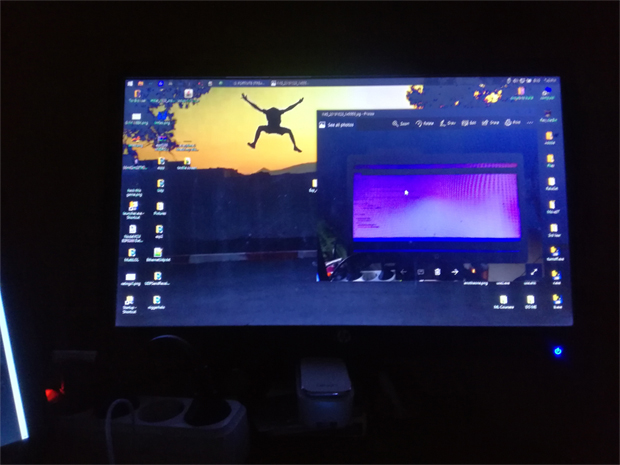
#> input picture one.jpg, 620 x 465 px, given in place of vid.mp4, which was not available
$ python irlbot.py
#> lines starting #> are read from the running program, lines starting #| are printed output that depends on the picture; after the words box and inside, x2 and y2 are one past the last pixel; in counts of white or black regions, pixels touching at a corner belong together; pictures that were not available may be replaced by others from this repository, and a replacement may not be noted
#> further down, frames is the input picture: shape (465, 620, 3); mean B, G, R 60.1, 35, 36.7
import cv2
import numpy as np
import imutils
import time
import pyautogui
#blank_image = np.zeros((height,width,3), np.uint8)

def resizer(patient):
    max_dimension = max(patient.shape)
    scale = 700/max_dimension
    lilshit2 = cv2.resize(patient, None, fx=scale, fy=scale)
    return lilshit2

def canny(patient):
    gray = cv2.cvtColor(patient, cv2.COLOR_BGR2GRAY)
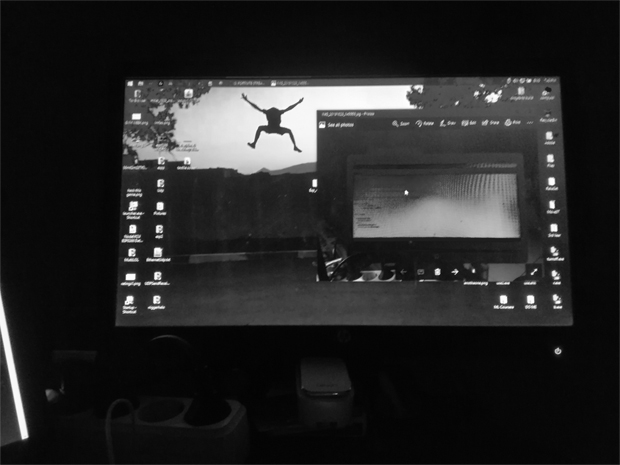
#> gray: shape (465, 620); min 2, max 255, mean 38.4
    blurred = cv2.GaussianBlur(gray, (7,7), 0)
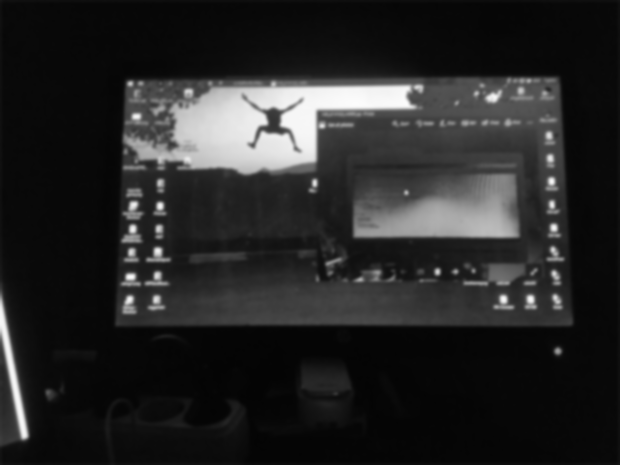
#> blurred: shape (465, 620); min 4, max 252, mean 38.3
    thresh = cv2.threshold(blurred, 60, 255, cv2.THRESH_BINARY)[1]
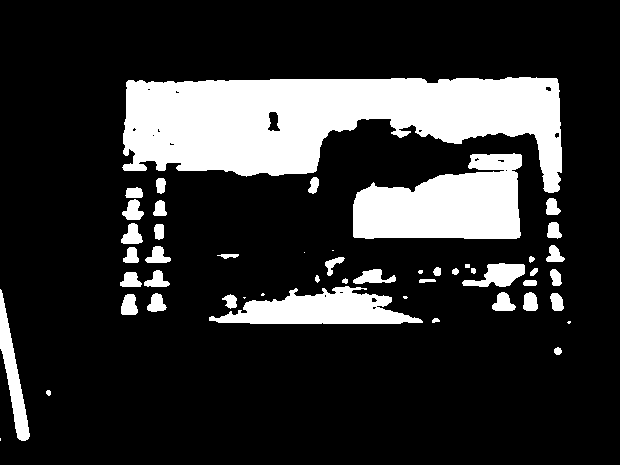
#> thresh: shape (465, 620); 19% white; 50 white regions (8 under 20 px)
    return thresh

def region_of_interest(image):
    height = image.shape[0]
    width = image.shape[1]
    head = 100
    polygons = np.array([
    [(head, 0), (head, height), (width, height), (width, 0)]
    ])
    mask = np.zeros(image.shape, np.uint8) #mask1 = np.zeros_like(image)
    cv2.fillPoly(mask, polygons, 255)
    masked = cv2.bitwise_and(image, mask)
    return masked

def main(frame):
    image = canny(frame)
    contours, _ = cv2.findContours(image.copy(), cv2.RETR_LIST, cv2.CHAIN_APPROX_SIMPLE)
#> contours = 67 contours, 27 with area under 20; largest, box (x1, y1, x2, y2) and area: (122, 77, 562, 193) 31189, (353, 153, 522, 239) 10236, (209, 286, 423, 324) 4469, (0, 289, 30, 441) 1443, (462, 263, 525, 287) 794
    areaArray = []
    for i, c in enumerate(contours):
        area = cv2.contourArea(c)
        areaArray.append(area)
#> this loop made 67 passes
#> area on passes 3, 7, 11, 12, 13, 15, 16, 17, 19, 20, 21, 22: 38, 22.5, 117.5, 255, 168, 217.5, 206.5, 262, 1443, 4469, 61.5, 36.5
#> after the loop, areaArray = 67 values, max 31189 at index 66, min 0 at index 0, mean 793.4

    sorteddata = sorted(zip(areaArray, contours), key=lambda x: x[0], reverse=True)
#> sorteddata = 67 items
    biggest = sorteddata[0][1]
#> biggest = contour of 418 points, box (x1, y1, x2, y2) (122, 77, 562, 193), area 31189
    second_biggest = sorteddata[1][1]
#> second_biggest = contour of 137 points, box (x1, y1, x2, y2) (353, 153, 522, 239), area 10236
    # determine the most extreme points along the contour
    moving_top = tuple(second_biggest[second_biggest[:, :, 0].argmin()][0])
#> moving_top = (353, 204)
    static_top = tuple(biggest[biggest[:, :, 0].argmin()][0])
#> static_top = (122, 167)
    moving_y, moving_x = moving_top
#> moving_y = 353; moving_x = 204
    _, static_x = static_top #min_second_value=380 #max_second_value=400
#> static_x = 167
    mask = np.zeros(image.shape, np.uint8)
    cv2.drawContours(mask, [biggest], -1, 255, -1)
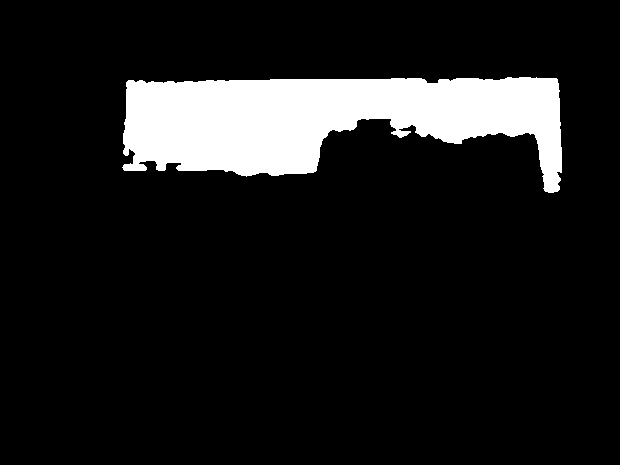
#> mask: shape (465, 620); 11% white; 1 white region, box (x1, y1, x2, y2) and area: (122, 77, 562, 193) 31825
    cv2.drawContours(mask, [second_biggest], -1, 255, -1)
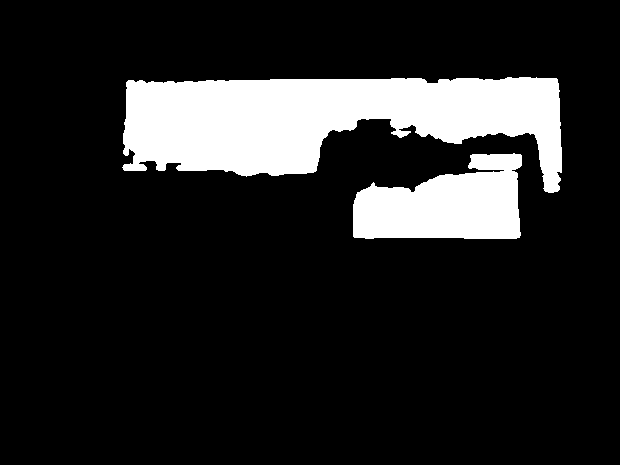
#> mask: shape (465, 620); 14.7% white; 2 white regions, box (x1, y1, x2, y2) and area: (122, 77, 562, 193) 31825, (353, 153, 522, 239) 10514

    resized_and_cropped = region_of_interest(resizer(mask))
#> in region_of_interest, `height = image.shape[0]`: height = 525
#> in region_of_interest, `polygons = np.array([ [(head, 0), (head, height), (width, height), (wi..`: polygons = [[100, 0], [100, 525], [700, 525], [700, 0]]
#> in region_of_interest, `cv2.fillPoly(mask, polygons, 255)`:
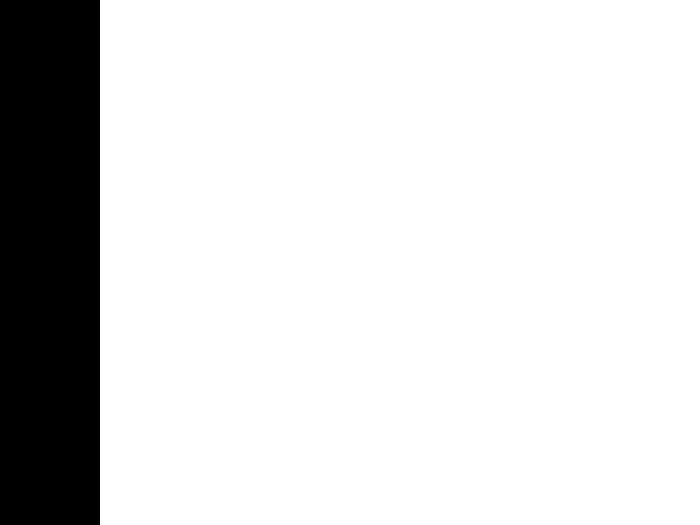
#> mask: shape (525, 700); 85.7% white; 1 black region, box (x1, y1, x2, y2) and area: (0, 0, 100, 525) 52500
    resized_and_cropped_and_rotated = imutils.rotate_bound(resized_and_cropped, 90)
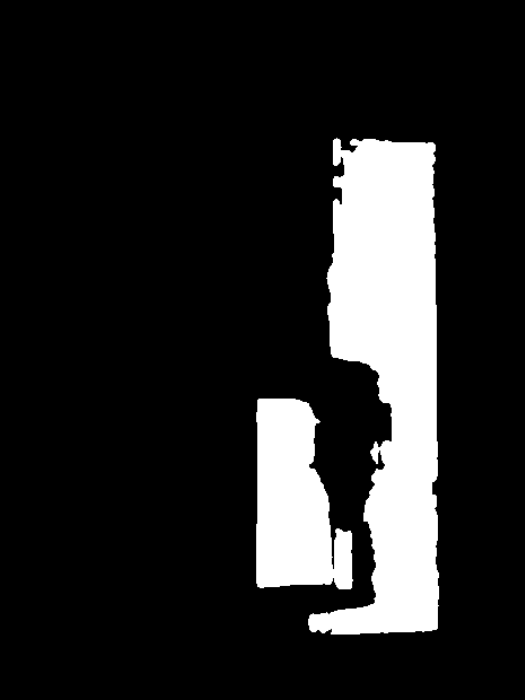
#> resized_and_cropped_and_rotated: shape (700, 525); min 0, max 255, mean 37.4
    gap = 25
    if moving_x > static_x-gap and moving_x < static_x+gap:
        cv2.putText(resized_and_cropped_and_rotated, "tap", (193, 190), cv2.FONT_HERSHEY_SIMPLEX, 0.5, (255, 255, 255), lineType=cv2.LINE_AA)

        # the real shit

        # the real shit

    return resized_and_cropped_and_rotated


vid = cv2.VideoCapture("vid.mp4")
while(vid.isOpened()):
    _, frames = vid.read()

    result = main(frames)
    cv2.imshow("result", result)
    time.sleep(0.055) # 0.055 - enhance me daddy
    if cv2.waitKey(1) == 27:
#> (key Esc is pressed here)
        vid.release()
        cv2.destroyAllWindows()
        break

$ run again, on three.png
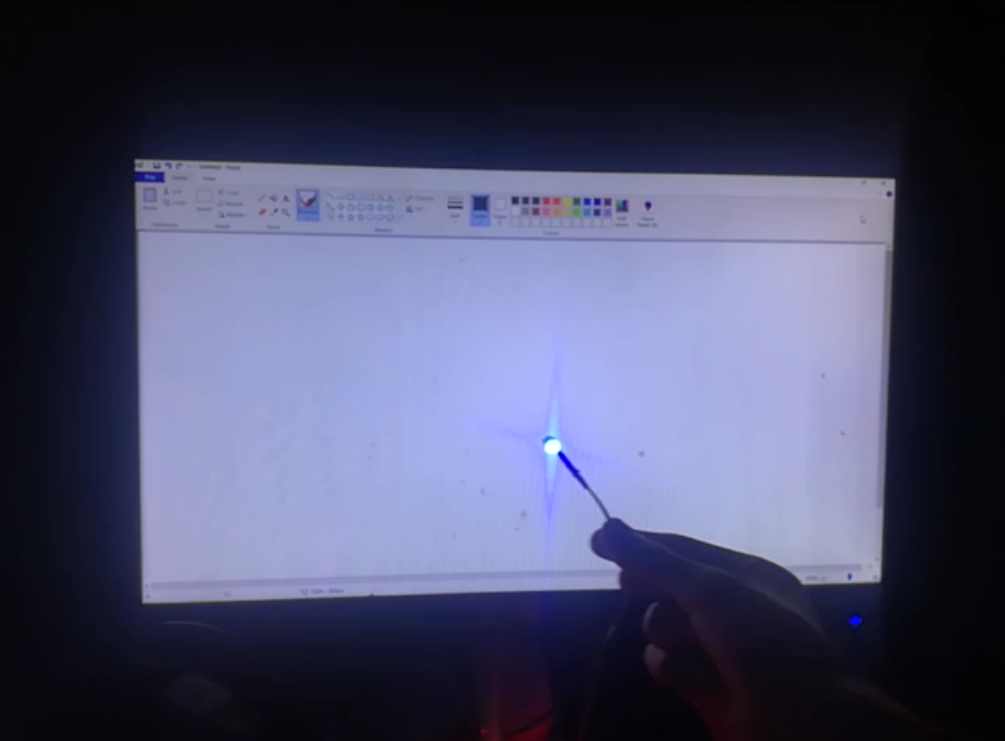
#> input picture three.png, 1005 x 741 px, given in place of vid.mp4, which was not available
#> frames is the input picture: shape (741, 1005, 3); mean B, G, R 102.8, 75, 72.5
#> in canny, `thresh = cv2.threshold(blurred, 60, 255, cv2.THRESH_BINARY)[1]`:
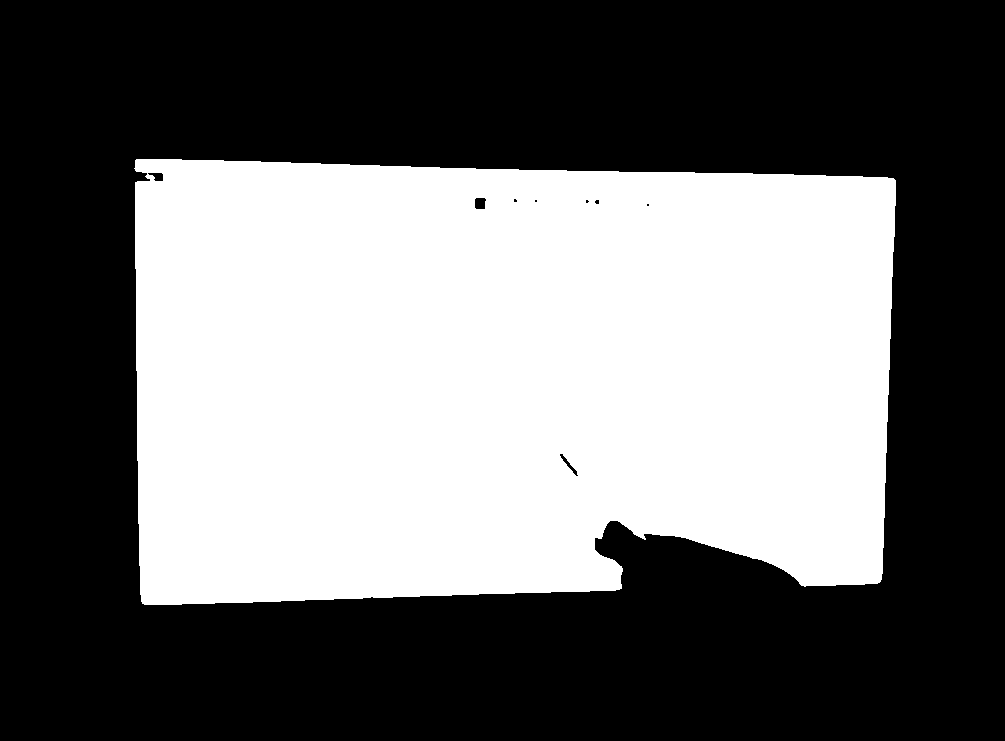
#> thresh: shape (741, 1005); 41.9% white; 1 white region
#> contours = 9 contours, 4 with area under 20; largest, box (x1, y1, x2, y2) and area: (134, 159, 896, 605) 311118, (474, 197, 487, 210) 129, (559, 453, 579, 477) 102, (147, 172, 164, 182) 100, (594, 199, 600, 205) 20
#> the loop in main, `for i, c in enumerate(contours):` made 9 passes
#> area on passes 1, 3, 7, 8, 9: 102.5, 20, 129, 99.5, 311117.5
#> after the loop in main, `for i, c in enumerate(contours):`: areaArray = [102.5, 7, 20, 11, 7, 12.5, 129, 99.5, 311117.5]
#> sorteddata = 9 items
#> biggest = contour of 308 points, box (x1, y1, x2, y2) (134, 159, 896, 605), area 311118
#> second_biggest = contour of 10 points, box (x1, y1, x2, y2) (474, 197, 487, 210), area 129
#> moving_top = (474, 207)
#> static_top = (134, 168)
#> moving_y = 474; moving_x = 207
#> static_x = 168
#> height = 516
#> polygons = [[100, 0], [100, 516], [700, 516], [700, 0]]
#> in main, `resized_and_cropped_and_rotated = imutils.rotate_bound(resized_and_cro..`:
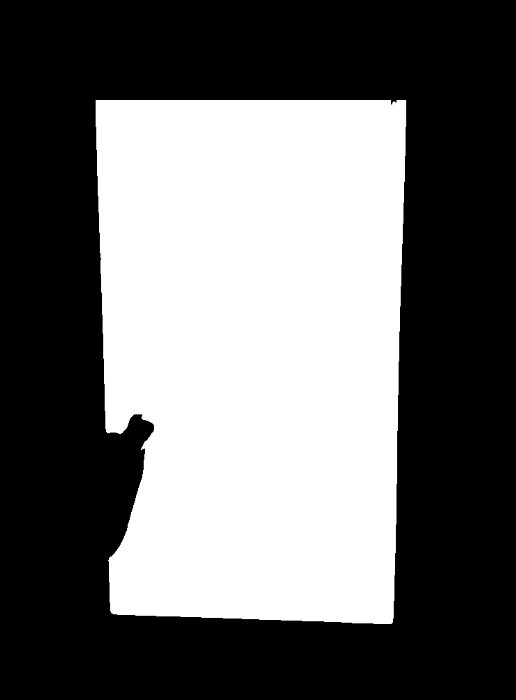
#> resized_and_cropped_and_rotated: shape (700, 516); min 0, max 255, mean 106

$ run again, on two.png
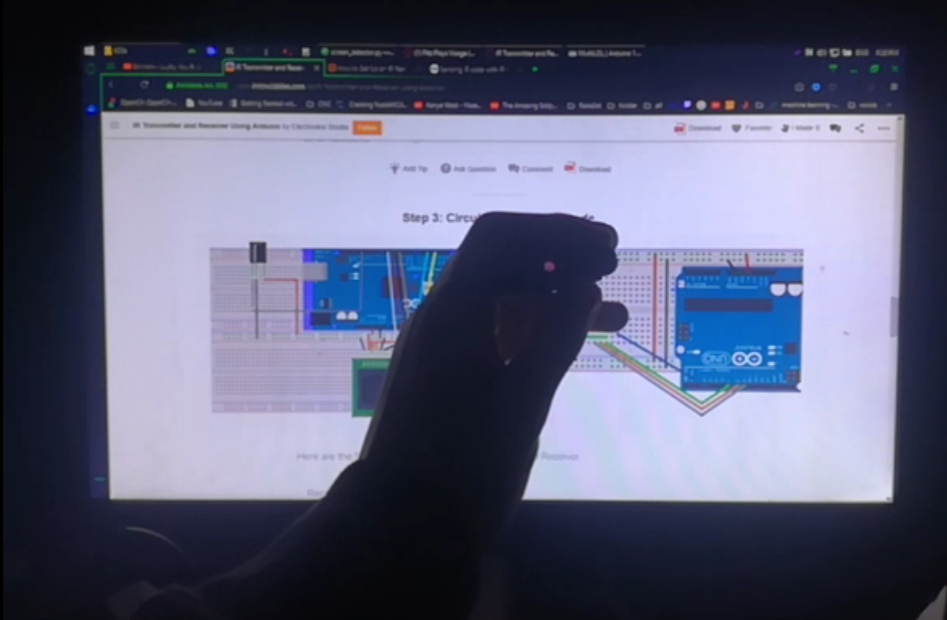
#> input picture two.png, 947 x 620 px, given in place of vid.mp4, which was not available
#> frames is the input picture: shape (620, 947, 3); mean B, G, R 119.4, 94.1, 90.4
#> in canny, `thresh = cv2.threshold(blurred, 60, 255, cv2.THRESH_BINARY)[1]`:
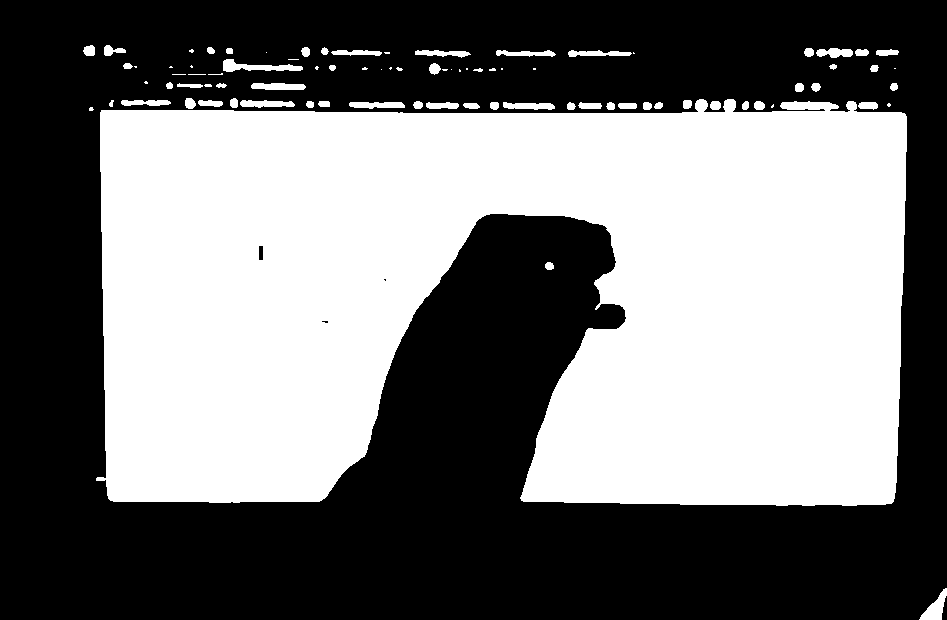
#> thresh: shape (620, 947); 46.2% white; 85 white regions (28 under 20 px)
#> contours = 88 contours, 33 with area under 20; largest, box (x1, y1, x2, y2) and area: (96, 99, 907, 506) 262834, (223, 59, 303, 72) 416, (919, 588, 947, 620) 360, (251, 83, 306, 90) 276, (240, 100, 295, 108) 264
#> the loop in main, `for i, c in enumerate(contours):` made 88 passes
#> area on passes 1, 4, 5, 9, 10, 11, 12, 13: 360.5, 46.5, 73, 86.5, 66, 106.5, 37.5, 50
#> after the loop in main, `for i, c in enumerate(contours):`: areaArray = 88 values, max 262833.5 at index 31, min 0 at index 43, mean 3051.9
#> sorteddata = 88 items
#> biggest = contour of 607 points, box (x1, y1, x2, y2) (96, 99, 907, 506), area 262834
#> second_biggest = contour of 51 points, box (x1, y1, x2, y2) (223, 59, 303, 72), area 416
#> moving_top = (223, 61)
#> static_top = (96, 478)
#> moving_y = 223; moving_x = 61
#> static_x = 478
#> height = 458
#> polygons = [[100, 0], [100, 458], [700, 458], [700, 0]]
#> in main, `resized_and_cropped_and_rotated = imutils.rotate_bound(resized_and_cro..`:
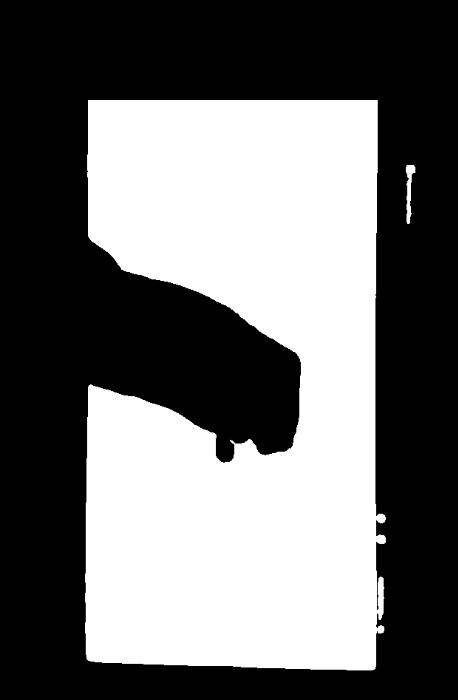
#> resized_and_cropped_and_rotated: shape (700, 458); min 0, max 255, mean 109.6

$ run again, on zdzd.png
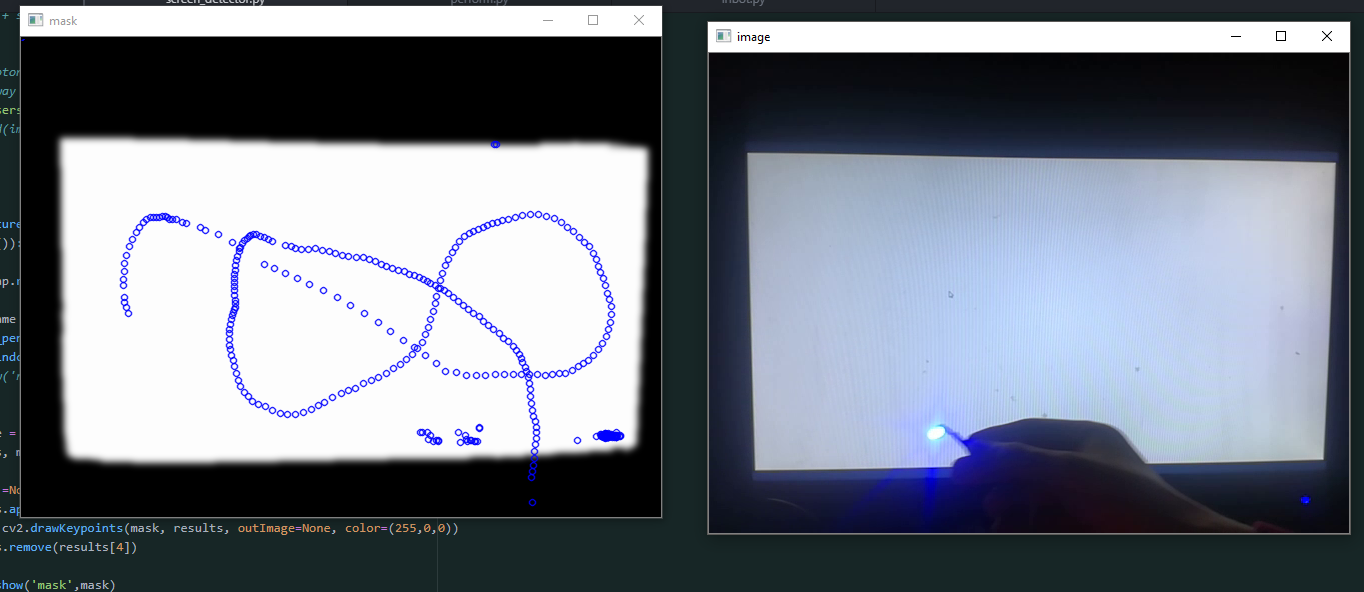
#> input picture zdzd.png, 1364 x 592 px, given in place of vid.mp4, which was not available
#> frames is the input picture: shape (592, 1364, 3); mean B, G, R 132.6, 121.7, 115.5
#> thresh: shape (592, 1364); 52.1% white; 9 black regions (3 under 20 px)
#> contours = 78 contours, 26 with area under 20; largest, box (x1, y1, x2, y2) and area: (706, 20, 1352, 535) 330561, (708, 53, 1350, 534) 307675, (57, 135, 651, 466) 188034, (746, 151, 1337, 483) 178290, (17, 0, 664, 39) 21708
#> the loop in main, `for i, c in enumerate(contours):` made 78 passes
#> area on passes 1, 2, 4, 6, 8, 9, 10, 11: 25, 185.5, 168.5, 153.5, 34, 30, 24, 229
#> after the loop in main, `for i, c in enumerate(contours):`: areaArray = 78 values, max 330561 at index 71, min 0 at index 47, mean 13212.5
#> sorteddata = 78 items
#> biggest = contour of 12 points, box (x1, y1, x2, y2) (706, 20, 1352, 535), area 330561
#> second_biggest = [[708, 54], [709, 53], [1348, 53], [1349, 54], [1349, 531], [1347, 533], [710, 533], [708, 531]]
#> moving_top = (708, 54)
#> static_top = (706, 22)
#> moving_y = 708; moving_x = 54
#> static_x = 22
#> height = 304
#> polygons = [[100, 0], [100, 304], [700, 304], [700, 0]]
#> in main, `resized_and_cropped_and_rotated = imutils.rotate_bound(resized_and_cro..`:
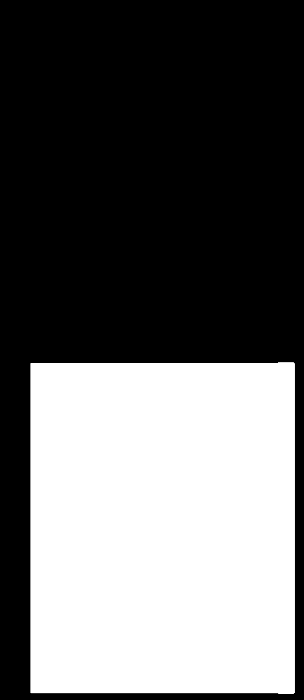
#> resized_and_cropped_and_rotated: shape (700, 304); min 0, max 255, mean 104.7
